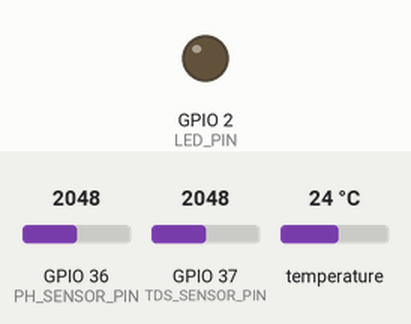
Recording of a sketch running on a simulated ESP32. Parts: output pins drawn as LEDs (lit = HIGH). Inputs (shaded band) come from the test bench; at power-on: GPIO 36 (PH_SENSOR_PIN) = 2048, GPIO 37 (TDS_SENSOR_PIN) = 2048, temperature 24 °C. WiFi joins after 1.5 s; servers stay silent unless stated; the local clock reads 2024-03-15 10:24:30 at power-on unless the sketch sets it; what the sketch prints to the serial monitor is not drawn.

Above: at 3.0 s.
At 36.77 s:
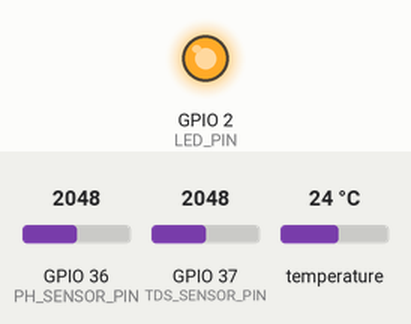
Timing chart, 0 to 44.5 s (numbered marks = the images above):
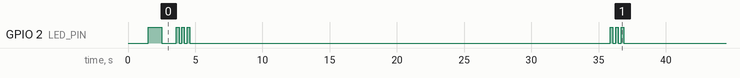

The sketch:

esp32_sensor_code.ino
```cpp
#include <WiFi.h>
#include <FirebaseESP32.h>
#include <OneWire.h>
#include <DallasTemperature.h>
#include <ArduinoJson.h>
#include <time.h>

// WiFi credentials
const char* WIFI_SSID = "YOUR_WIFI_SSID";
const char* WIFI_PASSWORD = "YOUR_WIFI_PASSWORD";

// Firebase credentials
#define FIREBASE_HOST "https://bioshield-c2443-default-rtdb.firebaseio.com/"
#define FIREBASE_AUTH "lBgsgqFp8m2xdcShRG7AgGqLZAaj90IY0sVDUKY2"

// Pin definitions
#define PH_SENSOR_PIN A0      // GPIO36
#define TDS_SENSOR_PIN A1     // GPIO39
#define TEMP_SENSOR_PIN 4     // GPIO4 for DS18B20
#define LED_PIN 2             // Built-in LED

// Sensor calibration values
#define PH_NEUTRAL_VOLTAGE 1500  // mV at pH 7.0
#define PH_ACID_VOLTAGE 2000     // mV at pH 4.0
#define TDS_VREF 3.3             // Reference voltage
#define TDS_SCOUNT 30            // Sample count for averaging

// Station configuration
const String STATION_ID = "station_001";  // Change this for each ESP32
const String STATION_NAME = "Primary Water Source";
const String LOCATION = "Main Campus";
const double LATITUDE = 28.6139;   // New Delhi coordinates (change to your location)
const double LONGITUDE = 77.2090;

// Firebase objects
FirebaseData firebaseData;
FirebaseConfig config;
FirebaseAuth auth;

// Temperature sensor setup
OneWire oneWire(TEMP_SENSOR_PIN);
DallasTemperature tempSensor(&oneWire);

// Global variables
float temperature = 0.0;
float phValue = 0.0;
float tdsValue = 0.0;
int analogBuffer[TDS_SCOUNT];
int analogBufferTemp[TDS_SCOUNT];
int analogBufferIndex = 0;

void setup() {
  Serial.begin(115200);
  pinMode(LED_PIN, OUTPUT);

  // Initialize temperature sensor
  tempSensor.begin();

  Serial.println("\n=== BioShield ESP32 Sensor Node ===");
  Serial.println("Initializing...");

  // Connect to WiFi
  connectToWiFi();

  // Configure Firebase
  configureFirebase();

  // Initialize time
  configTime(0, 0, "pool.ntp.org");

  Serial.println("Setup complete! Starting sensor readings...");
  digitalWrite(LED_PIN, HIGH);
  delay(1000);
  digitalWrite(LED_PIN, LOW);
}

void loop() {
  // Read all sensors
  readSensors();

  // Create sensor data object
  JsonDocument sensorData;
  sensorData["stationId"] = STATION_ID;
  sensorData["timestamp"] = getTimestamp();
  sensorData["ph"] = phValue;
  sensorData["tds"] = tdsValue;
  sensorData["temperature"] = temperature;
  sensorData["latitude"] = LATITUDE;
  sensorData["longitude"] = LONGITUDE;
  sensorData["status"] = calculateStatus(phValue, tdsValue);

  // Send data to Firebase
  sendToFirebase(sensorData);

  // Print data to Serial Monitor
  printSensorData();

  // Blink LED to indicate data sent
  blinkLED(3);

  // Wait before next reading (30 seconds)
  delay(30000);
}

void connectToWiFi() {
  WiFi.begin(WIFI_SSID, WIFI_PASSWORD);
  Serial.print("Connecting to WiFi");

  while (WiFi.status() != WL_CONNECTED) {
    delay(500);
    Serial.print(".");
  }

  Serial.println();
  Serial.println("WiFi connected!");
  Serial.print("IP address: ");
  Serial.println(WiFi.localIP());
}

void configureFirebase() {
  // Configure Firebase
  config.host = FIREBASE_HOST;
  config.signer.tokens.legacy_token = FIREBASE_AUTH;

  // Initialize Firebase
  Firebase.begin(&config, &auth);
  Firebase.reconnectWiFi(true);

  // Set database read and write timeout
  Firebase.setReadTimeout(firebaseData, 1000 * 60);
  Firebase.setwriteSizeLimit(firebaseData, "tiny");

  Serial.println("Firebase configured successfully!");
}

void readSensors() {
  // Read temperature
  tempSensor.requestTemperatures();
  temperature = tempSensor.getTempCByIndex(0);
  if (temperature == DEVICE_DISCONNECTED_C) {
    temperature = 25.0; // Default temperature
  }

  // Read pH sensor
  int phAnalogValue = analogRead(PH_SENSOR_PIN);
  float voltage = phAnalogValue * (3.3 / 4095.0) * 1000; // Convert to mV
  phValue = 7.0 + ((PH_NEUTRAL_VOLTAGE - voltage) / ((PH_ACID_VOLTAGE - PH_NEUTRAL_VOLTAGE) / -3.0));

  // Read TDS sensor with averaging
  static unsigned long analogSampleTimepoint = millis();
  if (millis() - analogSampleTimepoint > 40U) {
    analogSampleTimepoint = millis();
    analogBuffer[analogBufferIndex] = analogRead(TDS_SENSOR_PIN);
    analogBufferIndex++;
    if (analogBufferIndex == TDS_SCOUNT) {
      analogBufferIndex = 0;
    }
  }

  // Calculate TDS
  static unsigned long printTimepoint = millis();
  if (millis() - printTimepoint > 800U) {
    printTimepoint = millis();
    for (int i = 0; i < TDS_SCOUNT; i++) {
      analogBufferTemp[i] = analogBuffer[i];
    }

    // Get median value
    float averageVoltage = getMedianNum(analogBufferTemp, TDS_SCOUNT) * TDS_VREF / 4095.0;
    float compensationCoefficient = 1.0 + 0.02 * (temperature - 25.0);
    float compensationVoltage = averageVoltage / compensationCoefficient;
    tdsValue = (133.42 * compensationVoltage * compensationVoltage * compensationVoltage
               - 255.86 * compensationVoltage * compensationVoltage
               + 857.39 * compensationVoltage) * 0.5;
  }
}

int getMedianNum(int bArray[], int iFilterLen) {
  int bTab[iFilterLen];
  for (int i = 0; i < iFilterLen; i++) {
    bTab[i] = bArray[i];
  }

  int i, j, bTemp;
  for (j = 0; j < iFilterLen - 1; j++) {
    for (i = 0; i < iFilterLen - j - 1; i++) {
      if (bTab[i] > bTab[i + 1]) {
        bTemp = bTab[i];
        bTab[i] = bTab[i + 1];
        bTab[i + 1] = bTemp;
      }
    }
  }

  if ((iFilterLen & 1) > 0) {
    bTemp = bTab[(iFilterLen - 1) / 2];
  } else {
    bTemp = (bTab[iFilterLen / 2] + bTab[iFilterLen / 2 - 1]) / 2;
  }

  return bTemp;
}

String calculateStatus(float ph, float tds) {
  if (ph < 6.0 || ph > 9.0 || tds > 1000) {
    return "danger";
  } else if (ph < 6.5 || ph > 8.5 || tds > 500) {
    return "caution";
  }
  return "safe";
}

void sendToFirebase(JsonDocument& data) {
  String jsonString;
  serializeJson(data, jsonString);

  // Send to real-time path
  String realtimePath = "/realtime/" + STATION_ID;
  if (Firebase.setJSON(firebaseData, realtimePath, jsonString)) {
    Serial.println("Data sent to Firebase successfully!");
  } else {
    Serial.println("Failed to send data to Firebase:");
    Serial.println(firebaseData.errorReason());
  }

  // Send to historical data path
  String historicalPath = "/sensorData/" + STATION_ID;
  if (Firebase.pushJSON(firebaseData, historicalPath, jsonString)) {
    Serial.println("Historical data saved!");
  } else {
    Serial.println("Failed to save historical data:");
    Serial.println(firebaseData.errorReason());
  }
}

void printSensorData() {
  Serial.println("\n=== Sensor Readings ===");
  Serial.println("Station: " + STATION_ID);
  Serial.println("pH: " + String(phValue, 2));
  Serial.println("TDS: " + String(tdsValue, 2) + " ppm");
  Serial.println("Temperature: " + String(temperature, 2) + "°C");
  Serial.println("Status: " + calculateStatus(phValue, tdsValue));
  Serial.println("Timestamp: " + String(getTimestamp()));
  Serial.println("========================\n");
}

unsigned long getTimestamp() {
  time_t now;
  struct tm timeinfo;
  if (!getLocalTime(&timeinfo)) {
    Serial.println("Failed to obtain time");
    return millis(); // Fallback to millis
  }
  time(&now);
  return now * 1000; // Convert to milliseconds
}

void blinkLED(int times) {
  for (int i = 0; i < times; i++) {
    digitalWrite(LED_PIN, HIGH);
    delay(200);
    digitalWrite(LED_PIN, LOW);
    delay(200);
  }
}

// Additional helper functions for sensor calibration
void calibratePH() {
  Serial.println("=== pH Sensor Calibration ===");
  Serial.println("Place sensor in pH 7.0 buffer solution and press Enter...");

  while (!Serial.available()) {
    delay(100);
  }
  Serial.read(); // Clear buffer

  int sum = 0;
  for (int i = 0; i < 10; i++) {
    sum += analogRead(PH_SENSOR_PIN);
    delay(100);
  }

  int neutralVoltage = (sum / 10) * (3.3 / 4095.0) * 1000;
  Serial.println("pH 7.0 calibration: " + String(neutralVoltage) + "mV");

  Serial.println("Place sensor in pH 4.0 buffer solution and press Enter...");
  while (!Serial.available()) {
    delay(100);
  }
  Serial.read(); // Clear buffer

  sum = 0;
  for (int i = 0; i < 10; i++) {
    sum += analogRead(PH_SENSOR_PIN);
    delay(100);
  }

  int acidVoltage = (sum / 10) * (3.3 / 4095.0) * 1000;
  Serial.println("pH 4.0 calibration: " + String(acidVoltage) + "mV");

  Serial.println("Calibration complete! Update the constants in your code:");
  Serial.println("#define PH_NEUTRAL_VOLTAGE " + String(neutralVoltage));
  Serial.println("#define PH_ACID_VOLTAGE " + String(acidVoltage));
}
```

Measured:
- by itself, GPIO 2 (LED_PIN): repeats every 32.3 s: 2 × (HIGH 0.20 s, LOW 0.20 s), HIGH 0.20 s, LOW 31.3 s
- by itself, everything shown: repeats every 32.3 s, in 6 steps
